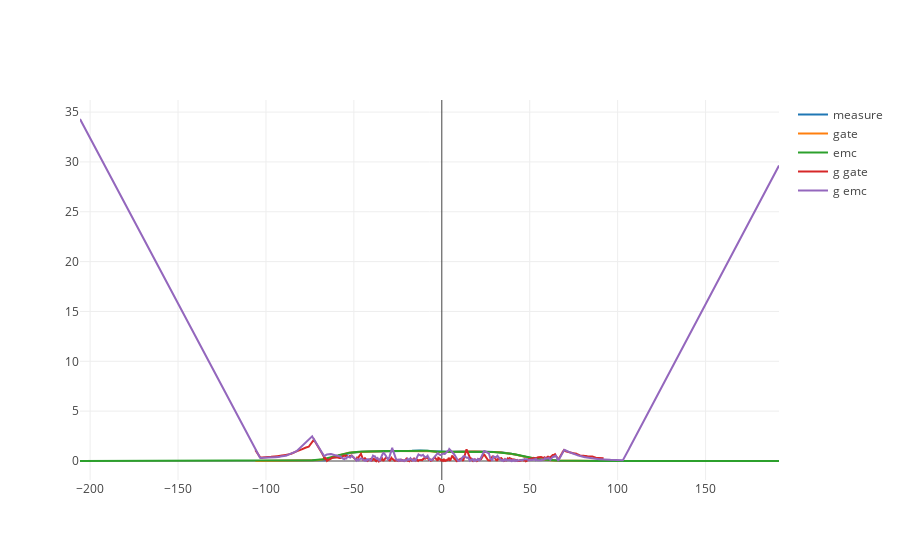

Notebook source saved alongside this figure:
### Code cell
g1 = go.Scatter(
    x = gateX2,
    y = gammaIndex,
    name='g gate',
)

g2 = go.Scatter(
    x = emcX2,
    y = gammaIndex2,
    name='g emc',
)

g3 = go.Scatter(
    x = gateX2,
    y = diff,
    name='diffgate',
)
g4 = go.Scatter(
    x = gateX2,
    y = diff2,
    name='diffemc',
)
data2 = [trace0, trace1, trace2, g1, g2]
fig2= go.Figure(data=data2)
py.iplot(fig2)

### Figure 1 — Plotly figure (JSON) as saved in the notebook; plotly's stock layout.template omitted (floating-point values rounded to 4 significant figures; data arrays with more than 128 entries replaced by an {"elided": "..."} marker saying what was removed)
{"data": [{"name": "measure", "type": "scatter", "x": {"elided": "2000 float values"}, "y": {"elided": "2000 float values"}}, {"name": "gate", "type": "scatter", "x": {"elided": "2000 float values"}, "y": {"elided": "2000 float values"}}, {"name": "emc", "type": "scatter", "x": {"elided": "2000 float values"}, "y": {"elided": "2000 float values"}}, {"name": "g gate", "type": "scatter", "x": {"elided": "2000 float values"}, "y": {"elided": "2000 float values"}}, {"name": "g emc", "type": "scatter", "x": {"elided": "2000 float values"}, "y": {"elided": "2000 float values"}}], "layout": {}}
